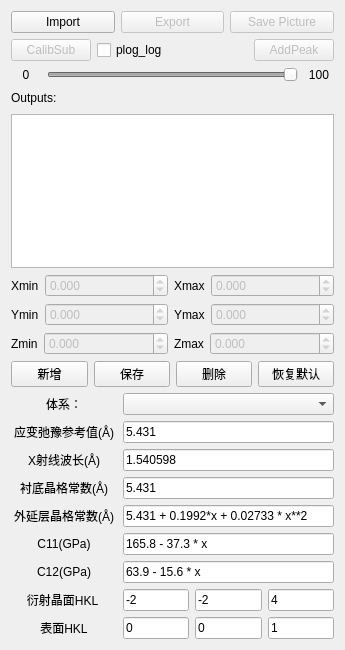
<?xml version="1.0" encoding="UTF-8"?>
<ui version="4.0">
 <class>mainui</class>
 <widget class="QWidget" name="mainui">
  <property name="geometry">
   <rect>
    <x>0</x>
    <y>0</y>
    <width>345</width>
    <height>650</height>
   </rect>
  </property>
  <property name="sizePolicy">
   <sizepolicy hsizetype="Preferred" vsizetype="Preferred">
    <horstretch>0</horstretch>
    <verstretch>0</verstretch>
   </sizepolicy>
  </property>
  <property name="minimumSize">
   <size>
    <width>345</width>
    <height>650</height>
   </size>
  </property>
  <property name="maximumSize">
   <size>
    <width>345</width>
    <height>650</height>
   </size>
  </property>
  <property name="windowTitle">
   <string>Xrd RSM analysis</string>
  </property>
  <layout class="QVBoxLayout" name="verticalLayout_3">
   <item>
    <layout class="QHBoxLayout" name="horizontalLayout_3">
     <item>
      <widget class="QPushButton" name="import_button">
       <property name="sizePolicy">
        <sizepolicy hsizetype="Minimum" vsizetype="Fixed">
         <horstretch>0</horstretch>
         <verstretch>0</verstretch>
        </sizepolicy>
       </property>
       <property name="text">
        <string>Import</string>
       </property>
      </widget>
     </item>
     <item>
      <widget class="QPushButton" name="export_button">
       <property name="enabled">
        <bool>false</bool>
       </property>
       <property name="sizePolicy">
        <sizepolicy hsizetype="Minimum" vsizetype="Fixed">
         <horstretch>0</horstretch>
         <verstretch>0</verstretch>
        </sizepolicy>
       </property>
       <property name="text">
        <string>Export</string>
       </property>
      </widget>
     </item>
     <item>
      <widget class="QPushButton" name="savePic_button">
       <property name="enabled">
        <bool>false</bool>
       </property>
       <property name="text">
        <string>Save Picture</string>
       </property>
      </widget>
     </item>
    </layout>
   </item>
   <item>
    <layout class="QHBoxLayout" name="horizontalLayout_9">
     <item>
      <widget class="QPushButton" name="calib_button">
       <property name="enabled">
        <bool>false</bool>
       </property>
       <property name="sizePolicy">
        <sizepolicy hsizetype="Minimum" vsizetype="Fixed">
         <horstretch>0</horstretch>
         <verstretch>0</verstretch>
        </sizepolicy>
       </property>
       <property name="text">
        <string>CalibSub</string>
       </property>
       <property name="checkable">
        <bool>false</bool>
       </property>
       <property name="checked">
        <bool>false</bool>
       </property>
       <property name="autoDefault">
        <bool>false</bool>
       </property>
       <property name="default">
        <bool>false</bool>
       </property>
      </widget>
     </item>
     <item>
      <widget class="QCheckBox" name="cb_plot_log">
       <property name="text">
        <string>plog_log</string>
       </property>
      </widget>
     </item>
     <item>
      <spacer name="horizontalSpacer_2">
       <property name="orientation">
        <enum>Qt::Horizontal</enum>
       </property>
       <property name="sizeHint" stdset="0">
        <size>
         <width>40</width>
         <height>20</height>
        </size>
       </property>
      </spacer>
     </item>
     <item>
      <widget class="QPushButton" name="addPeak_button">
       <property name="enabled">
        <bool>false</bool>
       </property>
       <property name="sizePolicy">
        <sizepolicy hsizetype="Minimum" vsizetype="Fixed">
         <horstretch>0</horstretch>
         <verstretch>0</verstretch>
        </sizepolicy>
       </property>
       <property name="text">
        <string>AddPeak</string>
       </property>
      </widget>
     </item>
    </layout>
   </item>
   <item>
    <layout class="QHBoxLayout" name="horizontalLayout_2">
     <item>
      <widget class="QLabel" name="x_label">
       <property name="sizePolicy">
        <sizepolicy hsizetype="Fixed" vsizetype="Preferred">
         <horstretch>0</horstretch>
         <verstretch>0</verstretch>
        </sizepolicy>
       </property>
       <property name="minimumSize">
        <size>
         <width>30</width>
         <height>0</height>
        </size>
       </property>
       <property name="text">
        <string>0</string>
       </property>
       <property name="alignment">
        <set>Qt::AlignCenter</set>
       </property>
      </widget>
     </item>
     <item>
      <widget class="QSlider" name="x_slide">
       <property name="enabled">
        <bool>false</bool>
       </property>
       <property name="maximum">
        <number>100</number>
       </property>
       <property name="value">
        <number>100</number>
       </property>
       <property name="orientation">
        <enum>Qt::Horizontal</enum>
       </property>
      </widget>
     </item>
     <item>
      <widget class="QLabel" name="zmax_label">
       <property name="sizePolicy">
        <sizepolicy hsizetype="Fixed" vsizetype="Preferred">
         <horstretch>0</horstretch>
         <verstretch>0</verstretch>
        </sizepolicy>
       </property>
       <property name="minimumSize">
        <size>
         <width>30</width>
         <height>0</height>
        </size>
       </property>
       <property name="text">
        <string>100</string>
       </property>
       <property name="alignment">
        <set>Qt::AlignCenter</set>
       </property>
      </widget>
     </item>
    </layout>
   </item>
   <item>
    <layout class="QHBoxLayout" name="horizontalLayout_6">
     <item>
      <widget class="QLabel" name="label_15">
       <property name="sizePolicy">
        <sizepolicy hsizetype="Fixed" vsizetype="Fixed">
         <horstretch>0</horstretch>
         <verstretch>0</verstretch>
        </sizepolicy>
       </property>
       <property name="text">
        <string>Outputs:</string>
       </property>
      </widget>
     </item>
     <item>
      <spacer name="horizontalSpacer">
       <property name="orientation">
        <enum>Qt::Horizontal</enum>
       </property>
       <property name="sizeHint" stdset="0">
        <size>
         <width>40</width>
         <height>20</height>
        </size>
       </property>
      </spacer>
     </item>
    </layout>
   </item>
   <item>
    <widget class="QPlainTextEdit" name="logging">
     <property name="font">
      <font>
       <family>Times New Roman</family>
       <pointsize>11</pointsize>
      </font>
     </property>
     <property name="readOnly">
      <bool>true</bool>
     </property>
    </widget>
   </item>
   <item>
    <layout class="QHBoxLayout" name="horizontalLayout_4">
     <item>
      <widget class="QLabel" name="label_11">
       <property name="sizePolicy">
        <sizepolicy hsizetype="Fixed" vsizetype="Preferred">
         <horstretch>0</horstretch>
         <verstretch>0</verstretch>
        </sizepolicy>
       </property>
       <property name="text">
        <string>Xmin</string>
       </property>
      </widget>
     </item>
     <item>
      <widget class="QDoubleSpinBox" name="xmin_SpinBox">
       <property name="enabled">
        <bool>false</bool>
       </property>
       <property name="sizePolicy">
        <sizepolicy hsizetype="Preferred" vsizetype="Fixed">
         <horstretch>0</horstretch>
         <verstretch>0</verstretch>
        </sizepolicy>
       </property>
       <property name="decimals">
        <number>3</number>
       </property>
       <property name="minimum">
        <double>-1.000000000000000</double>
       </property>
       <property name="maximum">
        <double>1.000000000000000</double>
       </property>
       <property name="singleStep">
        <double>0.001000000000000</double>
       </property>
      </widget>
     </item>
     <item>
      <widget class="QLabel" name="label_12">
       <property name="sizePolicy">
        <sizepolicy hsizetype="Fixed" vsizetype="Preferred">
         <horstretch>0</horstretch>
         <verstretch>0</verstretch>
        </sizepolicy>
       </property>
       <property name="text">
        <string>Xmax</string>
       </property>
      </widget>
     </item>
     <item>
      <widget class="QDoubleSpinBox" name="xmax_SpinBox">
       <property name="enabled">
        <bool>false</bool>
       </property>
       <property name="sizePolicy">
        <sizepolicy hsizetype="Preferred" vsizetype="Fixed">
         <horstretch>0</horstretch>
         <verstretch>0</verstretch>
        </sizepolicy>
       </property>
       <property name="decimals">
        <number>3</number>
       </property>
       <property name="minimum">
        <double>-1.000000000000000</double>
       </property>
       <property name="maximum">
        <double>1.000000000000000</double>
       </property>
       <property name="singleStep">
        <double>0.001000000000000</double>
       </property>
      </widget>
     </item>
    </layout>
   </item>
   <item>
    <layout class="QHBoxLayout" name="horizontalLayout_5">
     <item>
      <widget class="QLabel" name="label_14">
       <property name="sizePolicy">
        <sizepolicy hsizetype="Fixed" vsizetype="Preferred">
         <horstretch>0</horstretch>
         <verstretch>0</verstretch>
        </sizepolicy>
       </property>
       <property name="text">
        <string>Ymin</string>
       </property>
      </widget>
     </item>
     <item>
      <widget class="QDoubleSpinBox" name="ymin_SpinBox">
       <property name="enabled">
        <bool>false</bool>
       </property>
       <property name="decimals">
        <number>3</number>
       </property>
       <property name="minimum">
        <double>-1.000000000000000</double>
       </property>
       <property name="maximum">
        <double>1.000000000000000</double>
       </property>
       <property name="singleStep">
        <double>0.001000000000000</double>
       </property>
      </widget>
     </item>
     <item>
      <widget class="QLabel" name="label_13">
       <property name="sizePolicy">
        <sizepolicy hsizetype="Fixed" vsizetype="Preferred">
         <horstretch>0</horstretch>
         <verstretch>0</verstretch>
        </sizepolicy>
       </property>
       <property name="text">
        <string>Ymax</string>
       </property>
      </widget>
     </item>
     <item>
      <widget class="QDoubleSpinBox" name="ymax_SpinBox">
       <property name="enabled">
        <bool>false</bool>
       </property>
       <property name="decimals">
        <number>3</number>
       </property>
       <property name="minimum">
        <double>-1.000000000000000</double>
       </property>
       <property name="maximum">
        <double>1.000000000000000</double>
       </property>
       <property name="singleStep">
        <double>0.001000000000000</double>
       </property>
      </widget>
     </item>
    </layout>
   </item>
   <item>
    <layout class="QHBoxLayout" name="horizontalLayout_11">
     <item>
      <widget class="QLabel" name="label_18">
       <property name="sizePolicy">
        <sizepolicy hsizetype="Fixed" vsizetype="Preferred">
         <horstretch>0</horstretch>
         <verstretch>0</verstretch>
        </sizepolicy>
       </property>
       <property name="text">
        <string>Zmin</string>
       </property>
      </widget>
     </item>
     <item>
      <widget class="QDoubleSpinBox" name="sb_zmin">
       <property name="enabled">
        <bool>false</bool>
       </property>
       <property name="decimals">
        <number>3</number>
       </property>
       <property name="minimum">
        <double>-1.000000000000000</double>
       </property>
       <property name="maximum">
        <double>1.000000000000000</double>
       </property>
       <property name="singleStep">
        <double>0.001000000000000</double>
       </property>
      </widget>
     </item>
     <item>
      <widget class="QLabel" name="label_19">
       <property name="sizePolicy">
        <sizepolicy hsizetype="Fixed" vsizetype="Preferred">
         <horstretch>0</horstretch>
         <verstretch>0</verstretch>
        </sizepolicy>
       </property>
       <property name="text">
        <string>Zmax</string>
       </property>
      </widget>
     </item>
     <item>
      <widget class="QDoubleSpinBox" name="sb_zmax">
       <property name="enabled">
        <bool>false</bool>
       </property>
       <property name="decimals">
        <number>3</number>
       </property>
       <property name="minimum">
        <double>-1.000000000000000</double>
       </property>
       <property name="maximum">
        <double>100000.000000000000000</double>
       </property>
       <property name="singleStep">
        <double>0.001000000000000</double>
       </property>
      </widget>
     </item>
    </layout>
   </item>
   <item>
    <layout class="QHBoxLayout" name="horizontalLayout_10">
     <item>
      <widget class="QPushButton" name="pb_new">
       <property name="text">
        <string>新增</string>
       </property>
      </widget>
     </item>
     <item>
      <widget class="QPushButton" name="pb_save">
       <property name="text">
        <string>保存</string>
       </property>
      </widget>
     </item>
     <item>
      <widget class="QPushButton" name="pb_delete">
       <property name="text">
        <string>删除</string>
       </property>
      </widget>
     </item>
     <item>
      <widget class="QPushButton" name="pb_reload">
       <property name="text">
        <string>恢复默认</string>
       </property>
      </widget>
     </item>
    </layout>
   </item>
   <item>
    <layout class="QHBoxLayout" name="horizontalLayout" stretch="1,2">
     <item>
      <layout class="QVBoxLayout" name="verticalLayout">
       <item>
        <widget class="QLabel" name="label_4">
         <property name="layoutDirection">
          <enum>Qt::LeftToRight</enum>
         </property>
         <property name="text">
          <string>体系：</string>
         </property>
         <property name="alignment">
          <set>Qt::AlignCenter</set>
         </property>
        </widget>
       </item>
       <item>
        <widget class="QLabel" name="label_16">
         <property name="text">
          <string>应变弛豫参考值(Å)</string>
         </property>
         <property name="alignment">
          <set>Qt::AlignCenter</set>
         </property>
        </widget>
       </item>
       <item>
        <widget class="QLabel" name="label_5">
         <property name="text">
          <string>X射线波长(Å)</string>
         </property>
         <property name="alignment">
          <set>Qt::AlignCenter</set>
         </property>
        </widget>
       </item>
       <item>
        <widget class="QLabel" name="label_6">
         <property name="text">
          <string>衬底晶格常数(Å)</string>
         </property>
         <property name="alignment">
          <set>Qt::AlignCenter</set>
         </property>
        </widget>
       </item>
       <item>
        <widget class="QLabel" name="label_7">
         <property name="text">
          <string>外延层晶格常数(Å)</string>
         </property>
         <property name="alignment">
          <set>Qt::AlignCenter</set>
         </property>
        </widget>
       </item>
       <item>
        <widget class="QLabel" name="label_8">
         <property name="text">
          <string>C11(GPa)</string>
         </property>
         <property name="alignment">
          <set>Qt::AlignCenter</set>
         </property>
        </widget>
       </item>
       <item>
        <widget class="QLabel" name="label_9">
         <property name="text">
          <string>C12(GPa)</string>
         </property>
         <property name="alignment">
          <set>Qt::AlignCenter</set>
         </property>
        </widget>
       </item>
       <item>
        <widget class="QLabel" name="label_10">
         <property name="text">
          <string>衍射晶面HKL </string>
         </property>
         <property name="alignment">
          <set>Qt::AlignCenter</set>
         </property>
        </widget>
       </item>
       <item>
        <widget class="QLabel" name="label">
         <property name="text">
          <string>表面HKL</string>
         </property>
         <property name="alignment">
          <set>Qt::AlignCenter</set>
         </property>
        </widget>
       </item>
      </layout>
     </item>
     <item>
      <layout class="QVBoxLayout" name="verticalLayout_2">
       <item>
        <widget class="QComboBox" name="select_comboBox"/>
       </item>
       <item>
        <widget class="QLineEdit" name="le_a_ref">
         <property name="text">
          <string>5.431</string>
         </property>
        </widget>
       </item>
       <item>
        <widget class="QLineEdit" name="le_kalp1">
         <property name="text">
          <string>1.540598</string>
         </property>
        </widget>
       </item>
       <item>
        <widget class="QLineEdit" name="le_as0">
         <property name="text">
          <string>5.431</string>
         </property>
        </widget>
       </item>
       <item>
        <widget class="QLineEdit" name="le_af0">
         <property name="text">
          <string>5.431 + 0.1992*x + 0.02733 * x**2</string>
         </property>
        </widget>
       </item>
       <item>
        <widget class="QLineEdit" name="le_c11">
         <property name="text">
          <string>165.8 - 37.3 * x</string>
         </property>
        </widget>
       </item>
       <item>
        <widget class="QLineEdit" name="le_c12">
         <property name="text">
          <string>63.9 - 15.6 * x</string>
         </property>
        </widget>
       </item>
       <item>
        <layout class="QHBoxLayout" name="horizontalLayout_8">
         <item>
          <widget class="QLineEdit" name="le_d_h">
           <property name="text">
            <string>-2</string>
           </property>
          </widget>
         </item>
         <item>
          <widget class="QLineEdit" name="le_d_k">
           <property name="text">
            <string>-2</string>
           </property>
          </widget>
         </item>
         <item>
          <widget class="QLineEdit" name="le_d_l">
           <property name="text">
            <string>4</string>
           </property>
          </widget>
         </item>
        </layout>
       </item>
       <item>
        <layout class="QHBoxLayout" name="horizontalLayout_7">
         <item>
          <widget class="QLineEdit" name="le_s_h">
           <property name="text">
            <string>0</string>
           </property>
          </widget>
         </item>
         <item>
          <widget class="QLineEdit" name="le_s_k">
           <property name="text">
            <string>0</string>
           </property>
          </widget>
         </item>
         <item>
          <widget class="QLineEdit" name="le_s_l">
           <property name="text">
            <string>1</string>
           </property>
          </widget>
         </item>
        </layout>
       </item>
      </layout>
     </item>
    </layout>
   </item>
  </layout>
 </widget>
 <resources/>
 <connections/>
</ui>
